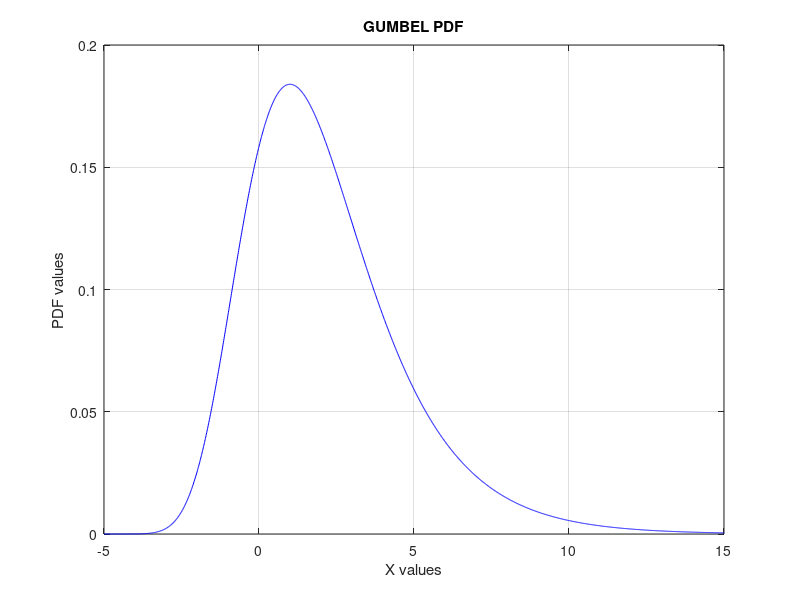

Write the MATLAB code that produced this figure.
%GUMBEL PDF

%DEFINING location parameter
u=1;
%DEFINING scale parameter
b=2;

%DEFINING ranges of x on which PDF will be computed
x=linspace(-5,15,2000);

%COMPUTING the PDF function - y = f(x)
y=exp(-((x-u)/b + exp(-(x-u)/b)))/b;

%PLOTTING 
plot(x,y,'b');

%SETTING PLOT FEATURES
xlabel 'X values';
ylabel 'PDF values';
title 'GUMBEL PDF'
grid on;
